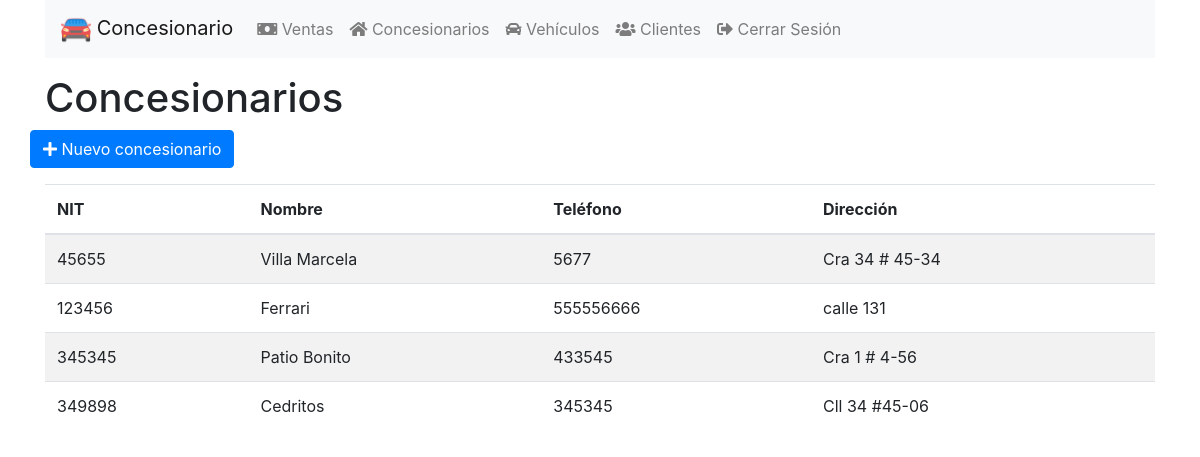
/app/concesionarios.php (signed in), run on the app's committed database.
### tables this page shows
CREATE TABLE `tbl_concesionarios` (
  `nit_concesionario` int(11) NOT NULL,
  `nombre_concesionario` varchar(50) NOT NULL,
  `telefono_concesionario` varchar(25) NOT NULL,
  `direccion_concesionario` varchar(25) NOT NULL
);

### app/concesionarios.php (the view, shortened to what this page needs)
<?php
if (isset($_SESSION['admin'])) {
?>
<!DOCTYPE html>
<html>
    <head>
        <?php include '../includes/head.php'; ?>
    </head>
    <body>
        <?php
        $conexion = getConexion();
        $sqlConcesionarios = "SELECT * FROM tbl_concesionarios";
        $concesionarios = $conexion->query($sqlConcesionarios);
        ?>
        <div class="container">
            <?php include '../includes/navbar.php'; ?>
            <h1>Concesionarios</h1>
            <div class="row">
                <button class="btn btn-primary" data-target="#ingresar" data-toggle="modal">
                    <span class="fa fa-plus"></span> Nuevo concesionario
                </button>
            </div>
            <table class="table table-striped mt-3">
                <thead>
                    <tr>
                        <th>NIT</th>
                        <th>Nombre</th>
                        <th>Teléfono</th>
                        <th>Dirección</th>
                    </tr>
                </thead>
                <tbody>
                    <?php foreach ($concesionarios as $c) { ?>
                        <tr>
                            <td><?php echo $c['nit_concesionario'] ?></td>
                            <td><?php echo $c['nombre_concesionario'] ?></td>
                            <td><?php echo $c['telefono_concesionario'] ?></td>
                            <td><?php echo $c['direccion_concesionario'] ?></td>
                        </tr>
                    <?php } ?>
                </tbody>
            </table>
        </div>
    </body>
</html>
<?php } else { header('Location: ../index.php'); } ?>

### data on the page
tbl_concesionarios: nit_concesionario "45655", nombre_concesionario "Villa Marcela", telefono_concesionario "5677", direccion_concesionario "Cra 34 # 45-34"
tbl_concesionarios: nit_concesionario "123456", nombre_concesionario "Ferrari", telefono_concesionario "555556666", direccion_concesionario "calle 131"
tbl_concesionarios: nit_concesionario "345345", nombre_concesionario "Patio Bonito", telefono_concesionario "433545", direccion_concesionario "Cra 1 # 4-56"
tbl_concesionarios: nit_concesionario "349898", nombre_concesionario "Cedritos", telefono_concesionario "345345", direccion_concesionario "Cll 34 #45-06"
